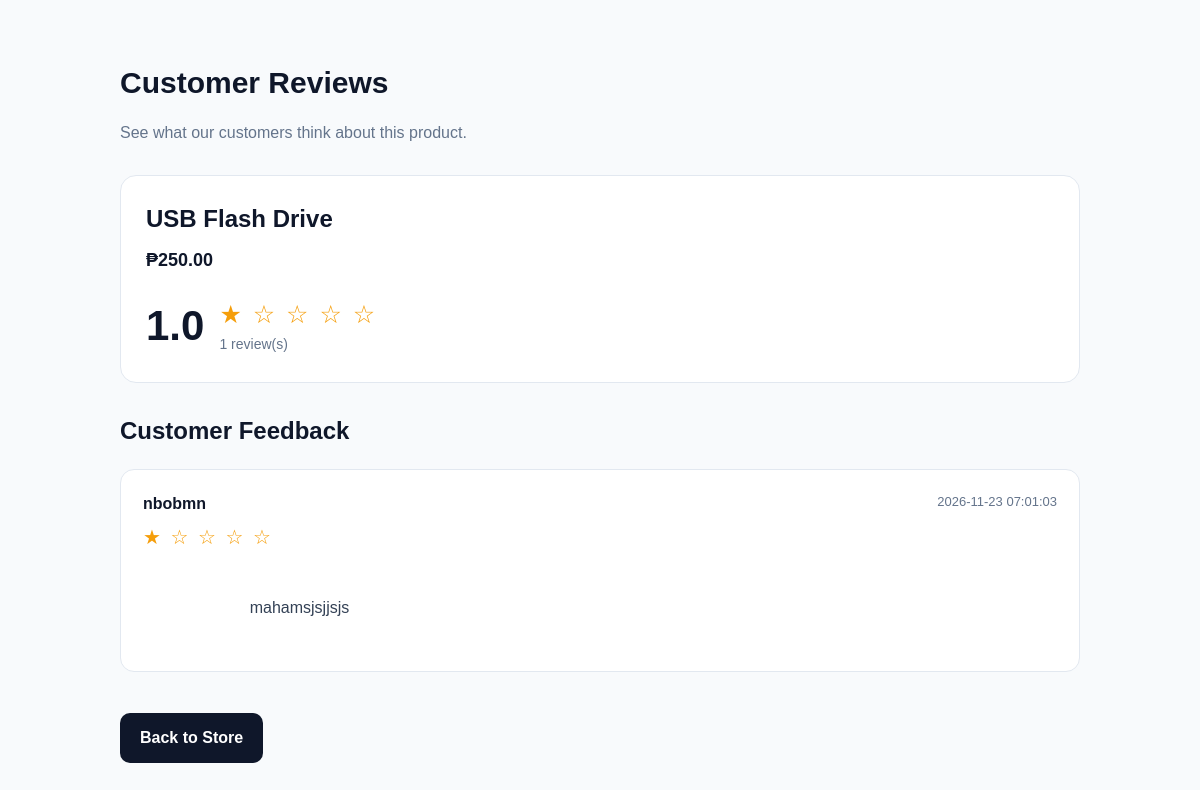
The page /product/4/reviews on the database its author committed.
### tables this page shows
CREATE TABLE products (
            id INTEGER PRIMARY KEY AUTOINCREMENT,
            name TEXT NOT NULL,
            description TEXT,
            price REAL NOT NULL CHECK(price >= 0),
            stock INTEGER NOT NULL DEFAULT 0 CHECK(stock >= 0)
        );

CREATE TABLE product_reviews (
                review_id INTEGER PRIMARY KEY AUTOINCREMENT,
                order_id INTEGER NOT NULL,
                customer_id INTEGER NOT NULL,
                product_id INTEGER NOT NULL,
                rating INTEGER NOT NULL CHECK(rating BETWEEN 1 AND 5),
                comment TEXT NOT NULL,
                created_at TEXT DEFAULT CURRENT_TIMESTAMP,
                UNIQUE(order_id, product_id)
            );

CREATE TABLE customers (
            id INTEGER PRIMARY KEY AUTOINCREMENT,
            name TEXT NOT NULL,
            email TEXT NOT NULL UNIQUE,
            phone TEXT
        );

### app.py (the view)
@app.route("/product/<int:product_id>/reviews")
def product_reviews_page(product_id):
    connection = get_connection()
    try:
        columns = get_columns(connection, "products")
        product_id_column = find_column(
            columns, "product_id", "id"
        )
        if not product_id_column:
            return "Product database structure is incomplete.", 500
        product = connection.execute(
            f"""
            SELECT
                {quote_identifier(product_id_column)} AS product_id,
                name,
                price
            FROM products
            WHERE {quote_identifier(product_id_column)} = ?
            """,
            (product_id,)
        ).fetchone()
        if not product:
            return "Product not found.", 404
        product = row_to_dict(product)
    finally:
        connection.close()
    reviews = view_product_reviews(product_id)
    rating_summary = get_product_rating_summary(product_id)
    return render_template(
        "reviews.html",
        product=product,
        reviews=reviews,
        rating_summary=rating_summary
    )

### app.py (called while the page is built)
def get_columns(connection, table):
    rows = connection.execute(
        f'PRAGMA table_info("{table}")'
    ).fetchall()
    return {
        row["name"] if isinstance(row, sqlite3.Row) else row[1]
        for row in rows
    }

def find_column(columns, *names):
    for name in names:
        if name in columns:
            return name
    return None

def quote_identifier(identifier):
    return '"' + identifier.replace('"', '""') + '"'

def row_to_dict(row):
    if row is None:
        return None
    if isinstance(row, sqlite3.Row):
        return dict(row)
    if isinstance(row, dict):
        return row
    raise TypeError("Unsupported database record.")

### database.py (called while the page is built)
def get_connection():
    connection = sqlite3.connect(DATABASE_PATH)
    connection.row_factory = sqlite3.Row
    connection.execute("PRAGMA foreign_keys = ON")
    return connection

def get_columns(connection, table_name):
    return {
        row["name"]
        for row in connection.execute(
            f'PRAGMA table_info("{table_name}")'
        ).fetchall()
    }

def find_column(columns, *candidates):
    for candidate in candidates:
        if candidate in columns:
            return candidate
    return None

def get_product_rating_summary(product_id):
    connection = get_connection()
    try:
        result = connection.execute("""
            SELECT
                COALESCE(AVG(rating), 0) AS average_rating,
                COUNT(*) AS total_reviews
            FROM product_reviews
            WHERE product_id = ?
        """, (product_id,)).fetchone()
        return {
            "average_rating": round(
                float(result["average_rating"]), 1
            ),
            "total_reviews": int(result["total_reviews"]),
        }
    finally:
        connection.close()

### templates/reviews.html (shortened to what this page needs)
<!DOCTYPE html>
<html lang="en">
<head>
    <link rel="stylesheet"
          href="{{ url_for('static', filename='css/style.css') }}">
</head>
<body>
<div class="reviews-page">
    <div class="reviews-header">
        <h1>Customer Reviews</h1>
        <p>See what our customers think about this product.</p>
    </div>
    <div class="product-summary">
        <h2>{{ product['name'] }}</h2>
        {% if product['price'] is defined %}
            <div class="product-price">
                ₱{{ "%.2f"|format(product['price']|float) }}
            </div>
        {% endif %}
        <div class="rating-summary">
            <div class="average-rating">
                {{ "%.1f"|format(rating_summary['average_rating']|float) }}
            </div>
            <div>
                <div class="summary-stars">
                    {% set avg = rating_summary['average_rating']|float %}
                    {% for i in range(1, 6) %}
                        {% if i <= avg %}
                            &#9733;
                        {% else %}
                            &#9734;
                        {% endif %}
                    {% endfor %}
                </div>
                <div class="rating-details">
                    {{ rating_summary['total_reviews'] }}
                    review(s)
                </div>
            </div>
        </div>
    </div>
    <div class="reviews-section">
        <h2>Customer Feedback</h2>
        {% if reviews %}
            {% for review in reviews %}
                <div class="review-card">
                    <div class="review-top">
                        <div>
                            <div class="customer-name">
                                {{ review['customer_name'] or 'ShopEase Customer' }}
                            </div>
                            <div class="review-stars">
                                {% for i in range(1, 6) %}
                                    {% if i <= review['rating']|int %}
                                        &#9733;
                                    {% else %}
                                        &#9734;
                                    {% endif %}
                                {% endfor %}
                            </div>
                        </div>
                        <div class="review-date">
                            {{ review['created_at'] or '' }}
                        </div>
                    </div>
                    <div class="review-comment">
                        {{ review['comment'] }}
                    </div>
                </div>
            {% endfor %}
        {% else %}
            <div class="empty-reviews">
                <h3>No reviews yet</h3>
                <p>This product has not received any reviews yet.</p>
                <p>Be the first customer to share your experience!</p>
            </div>
        {% endif %}
    </div>
    <a href="{{ url_for('index') }}" class="back-button">
        Back to Store
    </a>
</div>
</body>
</html>

### static/css/style.css (style rules this page uses)
:root { --primary: #0891b2; --primary-dark: #0e7490; --primary-light: #ecfeff; --cyan: #22d3ee; --dark: #0f172a; --text: #172033; --muted: #64748b; --border: #e2e8f0; --background: #f8fafc; --white: #ffffff; --success: #047857; --success-bg: #ecfdf5; --danger: #be123c; --danger-bg: #fff1f2; --radius: 14px; --shadow: 0 8px 25px rgba(15, 23, 42, 0.06); }
* { box-sizing: border-box; }
html { scroll-behavior: smooth; scroll-padding-top: 100px; }
body { margin: 0; background: var(--background); color: var(--text); font-family: Arial, Helvetica, sans-serif; line-height: 1.5; }
button, a { -webkit-tap-highlight-color: transparent; }
a { transition: color 0.2s ease, background 0.2s ease; }
html, body { width: 100%; max-width: 100%; margin: 0; padding: 0; }
*, *::before, *::after { box-sizing: border-box; }
body { overflow-x: clip; }

### templates/reviews.html (style rules this page uses)
* { box-sizing: border-box; }
body { margin: 0; background: #f8fafc; color: #0f172a; }
.reviews-page { max-width: 1000px; margin: auto; padding: 40px 20px; }
.reviews-header { margin-bottom: 30px; }
.reviews-header h1 { font-size: 30px; margin-bottom: 8px; }
.reviews-header p { color: #64748b; }
.product-summary { background: white; padding: 25px; border-radius: 16px; border: 1px solid #e2e8f0; margin-bottom: 25px; }
.product-summary h2 { margin-top: 0; margin-bottom: 10px; }
.product-price { font-size: 18px; font-weight: 600; margin-bottom: 20px; }
.rating-summary { display: flex; flex-wrap: wrap; align-items: center; gap: 15px; }
.average-rating { font-size: 42px; font-weight: 700; color: #0f172a; }
.summary-stars { color: #f59e0b; font-size: 25px; letter-spacing: 2px; }
.rating-details { color: #64748b; font-size: 14px; }
.reviews-section { margin-top: 30px; }
.reviews-section h2 { margin-bottom: 20px; }
.review-card { background: white; padding: 22px; border-radius: 14px; border: 1px solid #e2e8f0; margin-bottom: 16px; }
.review-top { display: flex; justify-content: space-between; align-items: flex-start; gap: 15px; flex-wrap: wrap; }
.customer-name { font-weight: 700; font-size: 16px; }
.review-stars { color: #f59e0b; font-size: 20px; letter-spacing: 2px; margin-top: 6px; }
.review-date { color: #64748b; font-size: 13px; }
.review-comment { line-height: 1.7; margin-top: 15px; color: #334155; overflow-wrap: anywhere; white-space: pre-wrap; }
.back-button { display: inline-block; margin-top: 25px; padding: 13px 20px; background: #0f172a; color: white; text-decoration: none; border-radius: 10px; font-weight: 600; transition: 0.2s; }

### rows shown on the page
products: name "USB Flash Drive", price "250.00"
product_reviews: name "nbobmn", rating 1 (drawn), created_at "2026-11-23 07:01:03", comment "mahamsjsjjsjs"

### other values the page prints
{{ "%.1f"|format(rating_summary['average_rating']|float) }} "1.0"
{{ rating_summary['total_reviews'] }} "1"
